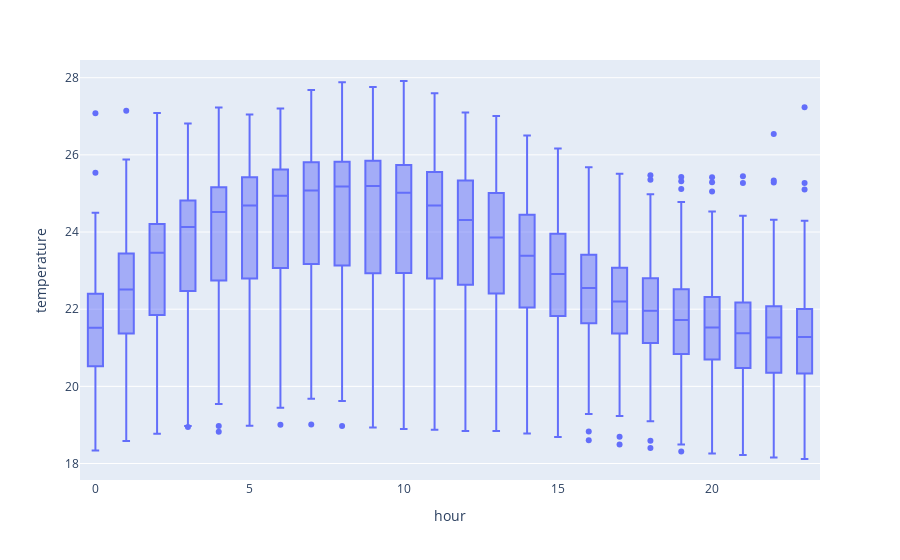

The cell this chart's notebook holds for it:
### Code cell
px.box(data, x="hour", y="temperature")

### Figure 1 — Plotly figure (JSON) as saved in the notebook; plotly's stock layout.template omitted (floating-point values rounded to 4 significant figures; data arrays with more than 128 entries replaced by an {"elided": "..."} marker saying what was removed)
{"data": [{"alignmentgroup": "True", "hovertemplate": "hour=%{x}<br>temperature=%{y}<extra></extra>", "legendgroup": "", "marker": {"color": "#636efa"}, "name": "", "notched": false, "offsetgroup": "", "orientation": "v", "showlegend": false, "type": "box", "x": {"elided": "2998 int values"}, "x0": " ", "xaxis": "x", "y": {"elided": "2998 float values"}, "y0": " ", "yaxis": "y"}], "layout": {"autosize": true, "boxmode": "group", "legend": {"tracegroupgap": 0}, "margin": {"t": 60}, "xaxis": {"anchor": "y", "autorange": true, "domain": [0, 1], "range": [-0.5, 23.5], "title": {"text": "hour"}, "type": "linear"}, "yaxis": {"anchor": "x", "autorange": true, "domain": [0, 1], "range": [17.57, 28.46], "title": {"text": "temperature"}, "type": "linear"}}}
